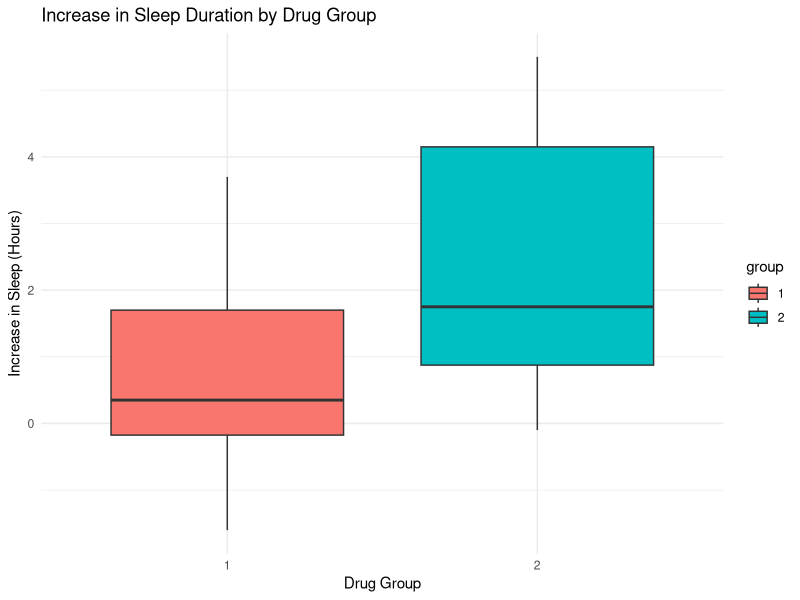

Reproduce this figure in R.
## ---- chunk 1
#Loading Libraries
library(ggplot2)
## ---- chunk 2
#Loading the Data
data(sleep)
str(sleep)
## ---- chunk 3
#| label: fig-box
#| fig-cap: "Box plot of increase in sleep duration across different drug groups"
#| fig-width: 8
#| fig-height: 5
ggplot(sleep, aes(x = group, y = extra, fill = group)) + geom_boxplot() + labs(title = "Increase in Sleep Duration by Drug Group", x = "Drug Group", y = "Increase in Sleep (Hours)") + theme_minimal()
